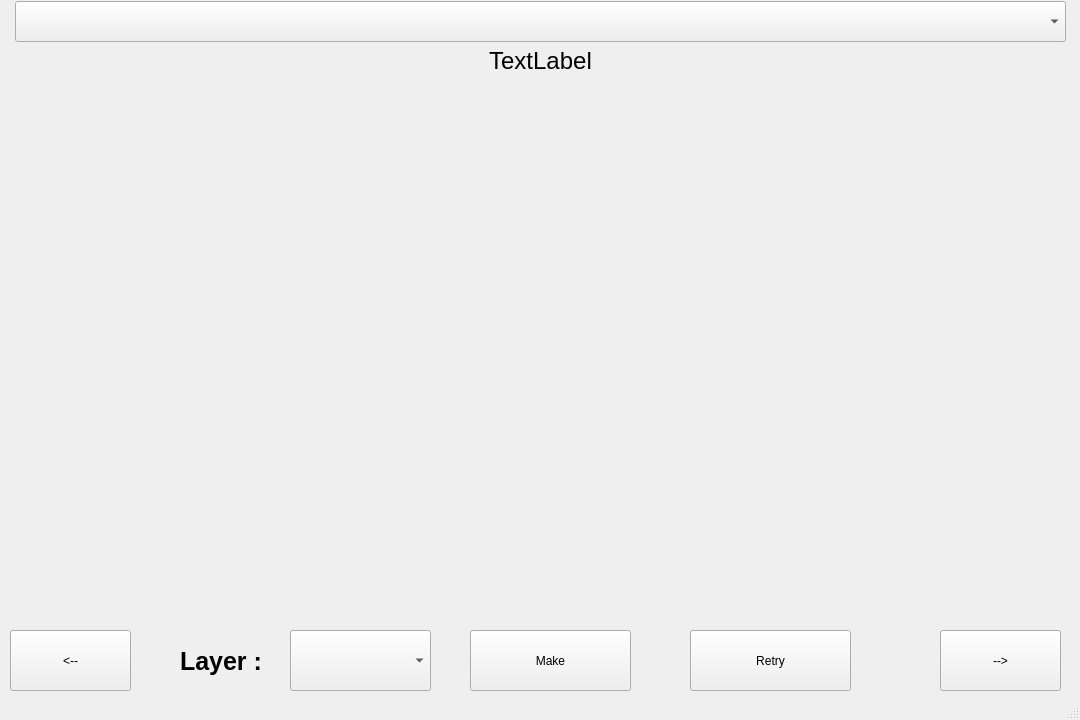
<?xml version="1.0" encoding="UTF-8"?>
<ui version="4.0">
 <class>MainWindow</class>
 <widget class="QMainWindow" name="MainWindow">
  <property name="geometry">
   <rect>
    <x>0</x>
    <y>0</y>
    <width>1080</width>
    <height>720</height>
   </rect>
  </property>
  <property name="sizePolicy">
   <sizepolicy hsizetype="Fixed" vsizetype="Fixed">
    <horstretch>0</horstretch>
    <verstretch>0</verstretch>
   </sizepolicy>
  </property>
  <property name="windowTitle">
   <string>MainWindow</string>
  </property>
  <widget class="QWidget" name="centralwidget">
   <widget class="QLabel" name="pixmap">
    <property name="geometry">
     <rect>
      <x>70</x>
      <y>100</y>
      <width>941</width>
      <height>521</height>
     </rect>
    </property>
    <property name="sizePolicy">
     <sizepolicy hsizetype="Fixed" vsizetype="Fixed">
      <horstretch>0</horstretch>
      <verstretch>0</verstretch>
     </sizepolicy>
    </property>
    <property name="text">
     <string/>
    </property>
   </widget>
   <widget class="QPushButton" name="previous">
    <property name="geometry">
     <rect>
      <x>10</x>
      <y>630</y>
      <width>121</width>
      <height>61</height>
     </rect>
    </property>
    <property name="text">
     <string>&lt;--</string>
    </property>
   </widget>
   <widget class="QPushButton" name="next">
    <property name="geometry">
     <rect>
      <x>940</x>
      <y>630</y>
      <width>121</width>
      <height>61</height>
     </rect>
    </property>
    <property name="text">
     <string>--&gt;</string>
    </property>
   </widget>
   <widget class="QPushButton" name="make">
    <property name="geometry">
     <rect>
      <x>470</x>
      <y>630</y>
      <width>161</width>
      <height>61</height>
     </rect>
    </property>
    <property name="text">
     <string>Make</string>
    </property>
   </widget>
   <widget class="QLabel" name="status">
    <property name="geometry">
     <rect>
      <x>0</x>
      <y>40</y>
      <width>1081</width>
      <height>41</height>
     </rect>
    </property>
    <property name="font">
     <font>
      <pointsize>18</pointsize>
      <stylestrategy>PreferDefault</stylestrategy>
      <kerning>true</kerning>
     </font>
    </property>
    <property name="text">
     <string>TextLabel</string>
    </property>
    <property name="alignment">
     <set>Qt::AlignCenter</set>
    </property>
   </widget>
   <widget class="QPushButton" name="Retry">
    <property name="geometry">
     <rect>
      <x>690</x>
      <y>630</y>
      <width>161</width>
      <height>61</height>
     </rect>
    </property>
    <property name="text">
     <string>Retry</string>
    </property>
   </widget>
   <widget class="QComboBox" name="filenameBox">
    <property name="geometry">
     <rect>
      <x>15</x>
      <y>1</y>
      <width>1051</width>
      <height>41</height>
     </rect>
    </property>
    <property name="font">
     <font>
      <pointsize>15</pointsize>
     </font>
    </property>
   </widget>
   <widget class="QComboBox" name="layerBox">
    <property name="geometry">
     <rect>
      <x>290</x>
      <y>630</y>
      <width>141</width>
      <height>61</height>
     </rect>
    </property>
   </widget>
   <widget class="QLabel" name="label">
    <property name="geometry">
     <rect>
      <x>180</x>
      <y>641</y>
      <width>101</width>
      <height>41</height>
     </rect>
    </property>
    <property name="font">
     <font>
      <pointsize>19</pointsize>
      <weight>75</weight>
      <bold>true</bold>
     </font>
    </property>
    <property name="text">
     <string>Layer : </string>
    </property>
   </widget>
  </widget>
  <widget class="QStatusBar" name="statusbar"/>
 </widget>
 <resources/>
 <connections/>
</ui>
